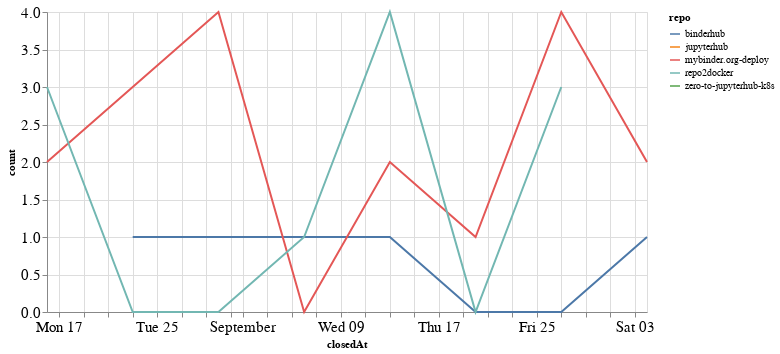

Source (notebook cell):
### Code cell
closed_by_time = closed_by.groupby('repo').resample('W', on='closedAt').count()['author'].reset_index()
closed_by_time = closed_by_time.rename(columns={'author': 'count'})

alt.Chart(closed_by_time, width=600).mark_line().encode(
    x='closedAt',
    y='count',
    color='repo',
    tooltip="repo"
)

### Figure 1 — Vega-Lite specification as saved in the notebook (floating-point values rounded to 4 significant figures)
{"config": {"axisLeft": {"labelFontSize": 15}, "axisBottom": {"labelFontSize": 15}}, "data": {"name": "data-48338e43811dd35b5c5b85bbb2174e57"}, "mark": "line", "encoding": {"color": {"type": "nominal", "field": "repo"}, "tooltip": {"type": "nominal", "field": "repo"}, "x": {"type": "temporal", "field": "closedAt"}, "y": {"type": "quantitative", "field": "count"}}, "width": 600, "$schema": "https://vega.github.io/schema/vega-lite/v4.8.1.json", "datasets": {"data-48338e43811dd35b5c5b85bbb2174e57": [{"repo": "binderhub", "closedAt": "2020-08-23T00:00:00", "count": 1}, {"repo": "binderhub", "closedAt": "2020-08-30T00:00:00", "count": 1}, {"repo": "binderhub", "closedAt": "2020-09-06T00:00:00", "count": 1}, {"repo": "binderhub", "closedAt": "2020-09-13T00:00:00", "count": 1}, {"repo": "binderhub", "closedAt": "2020-09-20T00:00:00", "count": 0}, {"repo": "binderhub", "closedAt": "2020-09-27T00:00:00", "count": 0}, {"repo": "binderhub", "closedAt": "2020-10-04T00:00:00", "count": 1}, {"repo": "jupyterhub", "closedAt": "2020-08-16T00:00:00", "count": 1}, {"repo": "mybinder.org-deploy", "closedAt": "2020-08-16T00:00:00", "count": 2}, {"repo": "mybinder.org-deploy", "closedAt": "2020-08-23T00:00:00", "count": 3}, {"repo": "mybinder.org-deploy", "closedAt": "2020-08-30T00:00:00", "count": 4}, {"repo": "mybinder.org-deploy", "closedAt": "2020-09-06T00:00:00", "count": 0}, {"repo": "mybinder.org-deploy", "closedAt": "2020-09-13T00:00:00", "count": 2}, {"repo": "mybinder.org-deploy", "closedAt": "2020-09-20T00:00:00", "count": 1}, {"repo": "mybinder.org-deploy", "closedAt": "2020-09-27T00:00:00", "count": 4}, {"repo": "mybinder.org-deploy", "closedAt": "2020-10-04T00:00:00", "count": 2}, {"repo": "repo2docker", "closedAt": "2020-08-16T00:00:00", "count": 3}, {"repo": "repo2docker", "closedAt": "2020-08-23T00:00:00", "count": 0}, {"repo": "repo2docker", "closedAt": "2020-08-30T00:00:00", "count": 0}, {"repo": "repo2docker", "closedAt": "2020-09-06T00:00:00", "count": 1}, {"repo": "repo2docker", "closedAt": "2020-09-13T00:00:00", "count": 4}, {"repo": "repo2docker", "closedAt": "2020-09-20T00:00:00", "count": 0}, {"repo": "repo2docker", "closedAt": "2020-09-27T00:00:00", "count": 3}, {"repo": "zero-to-jupyterhub-k8s", "closedAt": "2020-08-16T00:00:00", "count": 1}]}}
